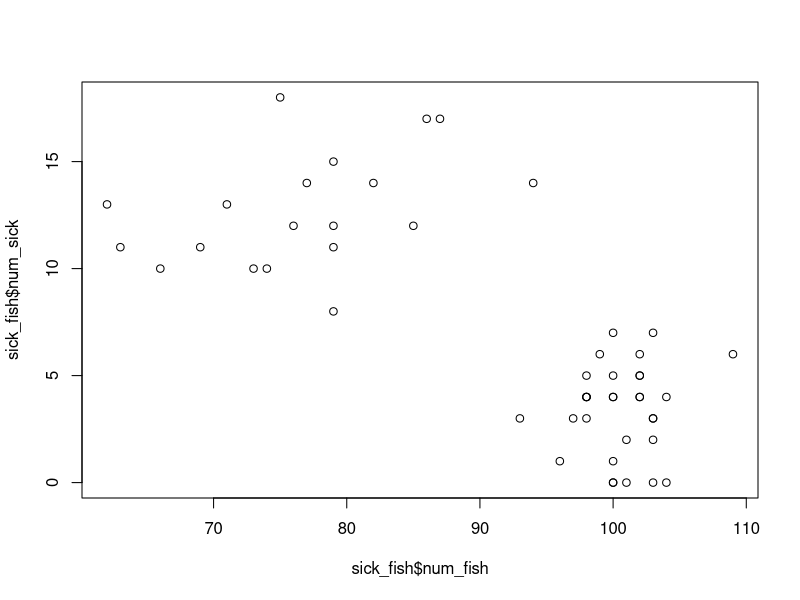
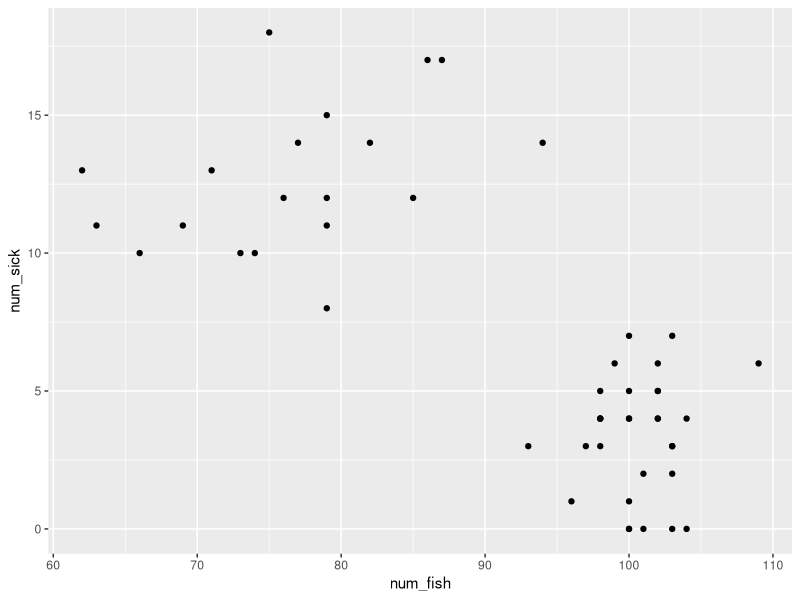
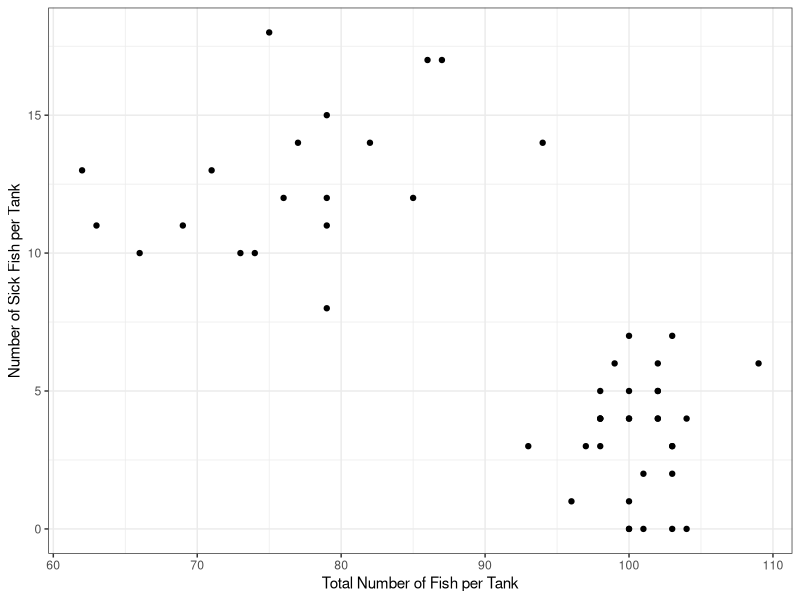

Write the R code that produced these figures, in order.
## ---- chunk 1
knitr::opts_chunk$set(echo = FALSE)
## ---- chunk 2
library(tidyverse)
## ---- chunk 3
    sick_fish <- read_csv("../data/fish_sick_data.csv")
## ---- chunk 4
    head(sick_fish)
## ---- chunk 5
    plot(sick_fish$num_fish, sick_fish$num_sick)
## ---- chunk 6
    ggplot(sick_fish, aes(num_fish, num_sick)) +
      geom_point()
## ---- chunk 7
    ggplot(sick_fish, aes(num_fish, num_sick)) +
      geom_point() + 
      labs(x = "Total Number of Fish per Tank",
           y = "Number of Sick Fish per Tank") +
      theme_bw()
## ---- chunk 8
    sick_fish %>% 
      group_by(species) %>% 
      summarise(mean_sick = mean(num_sick),
            sd_sick = sd(num_sick))
